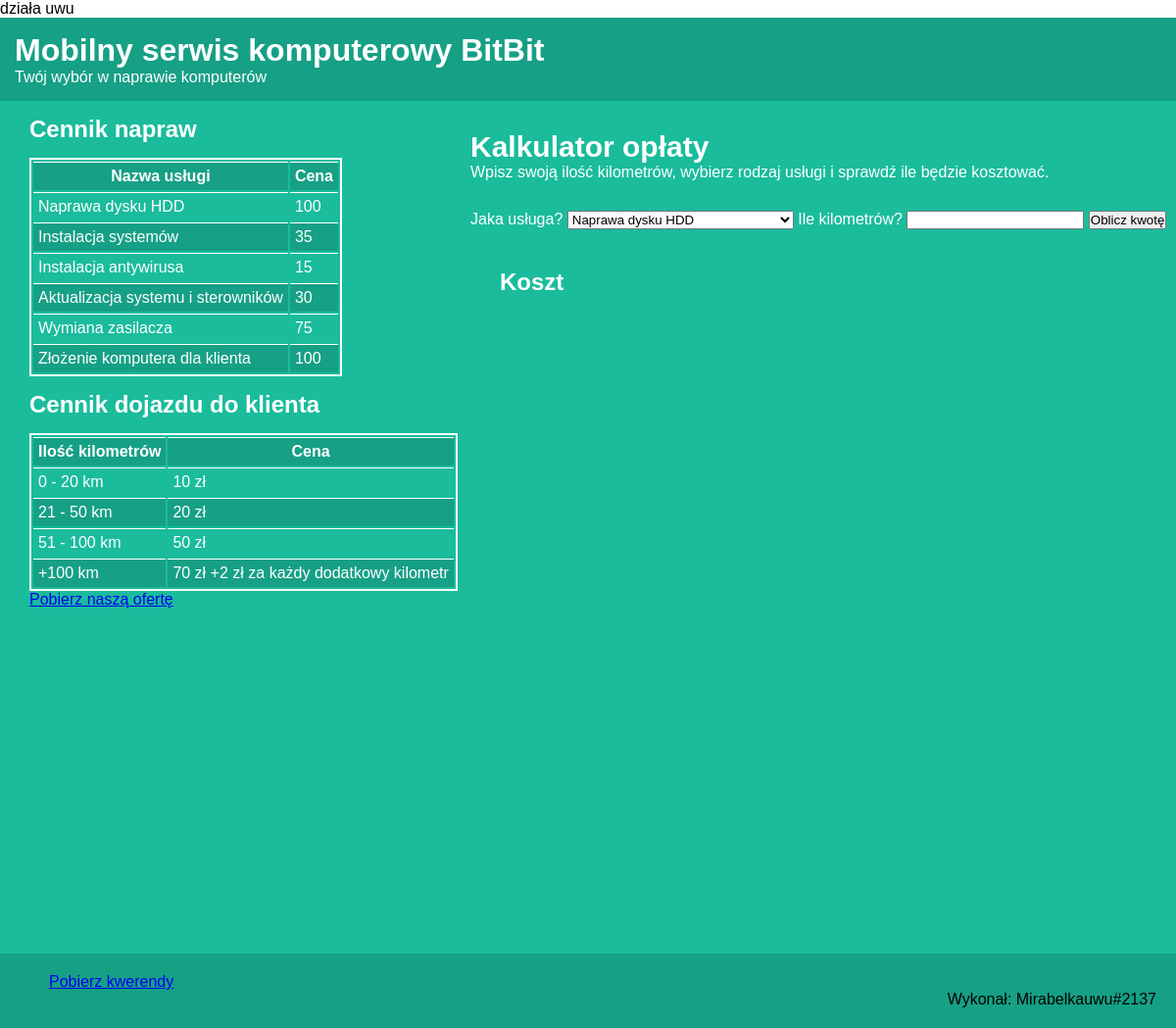
The page /egz5php/index.php on the database its author committed.
### tables this page shows
CREATE TABLE `uslugi` (
  `id` int(11) NOT NULL,
  `nazwa` varchar(64) NOT NULL,
  `cena` int(11) NOT NULL
);

### egz5php/index.php (the view, shortened to what this page needs)
<!DOCTYPE html>
<html lang="pl">
<head>
    <link rel="stylesheet" type="text/css" href="style.css">
</head>
<body>
    <?php
        $polaczenie=mysqli_connect("localhost","root","","serwis");
        $zapytanie=mysqli_query($polaczenie,"SELECT nazwa,cena FROM uslugi");
        $ilewierszy=mysqli_num_rows($zapytanie);
        if (!$polaczenie){
            echo("źle");
        }
        else{
            echo("działa uwu");
    ?>
    <div class="baner">
        <h1>Mobilny serwis komputerowy BitBit</h1>
        <p>Twój wybór w naprawie komputerów</p>
    </div>
    <div class="main">
    <div class="lewy">
        <h2>Cennik napraw</h2>
        <table>
            <tr>
                <th>Nazwa usługi</th>
                <th>Cena</th>
            </tr>
            <?php
                for ($i =0; $i < $ilewierszy; $i++){
                    $zap1=mysqli_fetch_assoc($zapytanie);
                    echo("<tr>");
                    $nazwa=$zap1['nazwa'];
                    $cena=$zap1['cena'];
                    echo("<td>".$nazwa."</td><td>".$cena."</td>");
                    echo("</tr>");
                }
            ?>
        </table>
        <h2>Cennik dojazdu do klienta</h2>
        <table>
            <tr>
                <th>Ilość kilometrów</th>
                <th>Cena</th>
            </tr>
            <tr>
                <td>0 - 20 km</td>
                <td> 10 zł</td>
            </tr>
            <tr>
                <td>21 - 50 km</td>
                <td> 20 zł</td>
            </tr>
            <tr>
                <td>51 - 100 km</td>
                <td> 50 zł</td>
            </tr>
            <tr>
                <td>+100 km</td>
                <td>70 zł +2 zł za każdy dodatkowy kilometr</td>
            </tr>
        </table>
        <a href="oferta-klient.pdf">Pobierz naszą ofertę</a>
    </div>
    <div class="prawy">
        <h1>Kalkulator opłaty</h1>
        <p>Wpisz swoją ilość kilometrów, wybierz rodzaj usługi i sprawdź ile będzie kosztować.</p>
       <label>Jaka usługa?</label>
       <select id='usluga'>
        <?php
            $zapytanie2=mysqli_query($polaczenie,"SELECT  nazwa from uslugi");
            $ilewierszy2=mysqli_num_rows($zapytanie2);
            for ($i= 0; $i < $ilewierszy2; $i++){
                $zap2=mysqli_fetch_assoc($zapytanie2);
                $usluga=$zap2['nazwa'];
                echo("<option value=$i>".$usluga."</option>");
            }
        ?>
    </select>
    <label>Ile kilometrów?</label>
    <input type="number" id="dystans">
    <button onclick="oblicz()">Oblicz kwotę</button>
    <h2 id="wypisz">Koszt</h2>
    </div>
</div>
<div class="stopka">
    <a href="kwerendy.txt">Pobierz kwerendy</a>
    <p>Wykonał: Mirabelkauwu#2137</p>
</div>
<?php
    }
?>
</body>
</html>

### egz5php/style.css (style rules this page uses)
* { box-sizing: border-box; font-family: Arial; margin: 0px; padding: 0px; }
.baner { color: white; padding: 15px; background-color: #16a085; }
.lewy { width: 40%; color: white; background-color: #1abc9c; height: 870px; float: left; }
.prawy { float: left; width: 60%; color: white; background-color: #1abc9c; height: 870px; }
.prawy h1 { margin-top: 30px; font-size: 30px; }
.prawy h2 { margin-top: 30px; }
.prawy select { margin-top: 30px; margin-bottom: 10px; }
table { border: 2px solid white; }
tr, th, td { border-top: 1px solid white; padding: 5px; }
.lewy table,h2 { margin-left: 30px; margin-top: 15px; }
a { margin-left: 30px; }
tr:nth-child(odd) { background-color: #16a085; }
.stopka { width: 100%; padding: 20px; background-color: #16a085; float:left; }
.stopka p { text-align: right; }

### rows shown on the page
uslugi: nazwa "Naprawa dysku HDD", cena "100"
uslugi: nazwa "Instalacja systemów", cena "35"
uslugi: nazwa "Instalacja antywirusa", cena "15"
uslugi: nazwa "Aktualizacja systemu i sterowników", cena "30"
uslugi: nazwa "Wymiana zasilacza", cena "75"
uslugi: nazwa "Złożenie komputera dla klienta", cena "100"

### other values the page prints
form field value "Naprawa dysku HDD"
